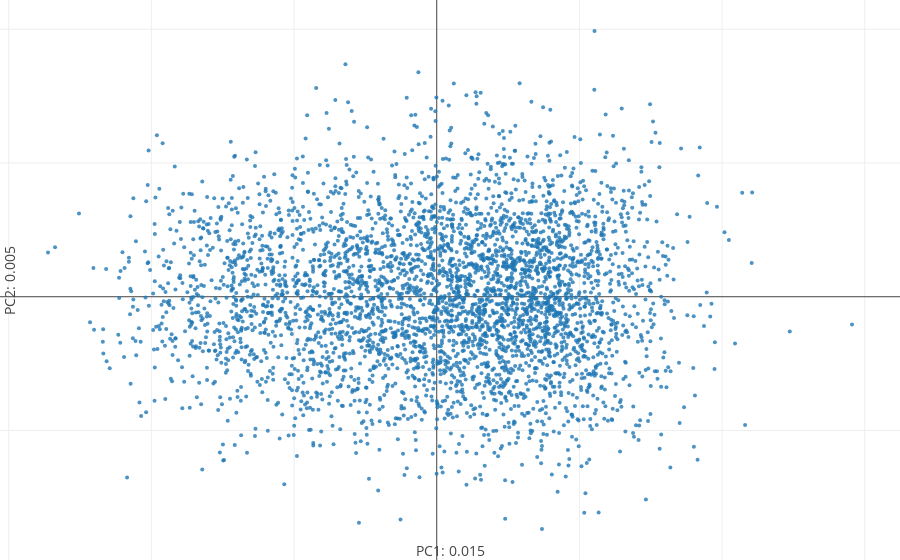

Here is the notebook cell this chart was saved with:
### Code cell
fig_data= [go.Scatter(
        x = features_vectors[:,0],
        y = features_vectors[:,1],
        mode= "markers",
        text= ['a: {}; b: {}, L: {}; index = {}'.format(background_1[k,0],background_1[k,1],background_1[k,2], k) for k in range(background_1.shape[0])],
        marker= {
        'line': {'width': 0},
        'size': 4,
        'symbol': 'circle',
      "opacity": .8
      }
    )]


layout = go.Layout(
    margin=dict(
        l=0,
        r=0,
        b=0,
        t=0
    ),
    yaxis=dict(
        title='PC2: {}'.format(round(var_comps[1],3))),
    xaxis=dict(
    title= 'PC1: {}'.format(round(var_comps[0],3)))
)



fig = go.Figure(data=fig_data, layout=layout)
iplot(fig)

### Figure 1 — Plotly figure (JSON) as saved in the notebook; plotly's stock layout.template omitted (floating-point values rounded to 4 significant figures; data arrays with more than 128 entries replaced by an {"elided": "..."} marker saying what was removed)
{"data": [{"marker": {"line": {"width": 0}, "opacity": 0.8, "size": 4, "symbol": "circle"}, "mode": "markers", "text": {"elided": "4000 str values"}, "type": "scatter", "uid": "10bba69c-413c-4d0c-ad80-8dc4370729f2", "x": {"elided": "4000 float values"}, "y": {"elided": "4000 float values"}}], "layout": {"margin": {"b": 0, "l": 0, "r": 0, "t": 0}, "xaxis": {"title": "PC1: 0.015"}, "yaxis": {"title": "PC2: 0.005"}}}
